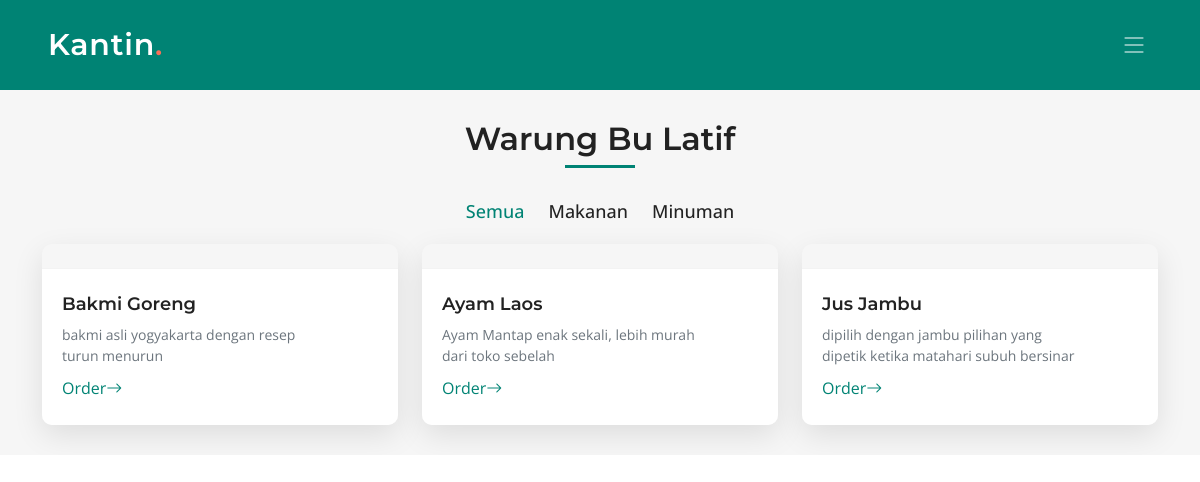
/warung.php?id_warung=2 (signed in), run on the app's committed database.
### tables this page shows
CREATE TABLE `warung` (
  `id_warung` int(10) NOT NULL,
  `nama_warung` varchar(255) DEFAULT NULL,
  `deskripsi` varchar(255) DEFAULT NULL
);

CREATE TABLE `menu` (
  `id_menu` int(10) NOT NULL,
  `nama_menu` varchar(100) NOT NULL,
  `deskripsi_menu` varchar(100) NOT NULL,
  `gambar` varchar(225) NOT NULL,
  `jenis` enum('makanan','minuman') NOT NULL,
  `id_warung` int(10) NOT NULL,
  `harga` int(255) NOT NULL
);

### warung.php (the view, shortened to what this page needs)
<!DOCTYPE html>
<html lang="en">
<head>
  <?php
  include 'navbar.php';
  include 'server.php';
  $qry_detail_warung = mysqli_query($conn, "select * from warung where id_warung = '" . $_GET['id_warung'] . "'");
  $dt_warung = mysqli_fetch_array($qry_detail_warung);
  ?>
  <section id="portfolio" class="portfolio sections-bg min-height">
    <div class="container" data-aos="fade-up">
      <div class="section-header">
        <h2>Warung
          <?= $dt_warung['nama_warung'] ?>
        </h2>
      </div>
      <div class="portfolio-isotope" data-portfolio-filter="*" data-portfolio-layout="masonry"
        data-portfolio-sort="original-order" data-aos="fade-up" data-aos-delay="100">
        <div>
          <ul class="portfolio-flters">
            <li data-filter="*" class="filter-active">Semua</li>
            <li data-filter=".filter-app">Makanan</li>
            <li data-filter=".filter-product">Minuman</li>
          </ul>
        </div>
        <div class="row gy-4 portfolio-container">
          <?php
          include "server.php";
          $qry_menu = mysqli_query($conn, "select * from menu where jenis = 'makanan' and id_warung = " . $_GET['id_warung'] . " ");
          while ($dt_menu_makanan = mysqli_fetch_array($qry_menu)) {
            ?>
            <div class="col-xl-4 col-md-6 portfolio-item filter-app">
              <div class="portfolio-wrap">
                <div class="portfolio-info">
                  <h4><a href="#" title="More Details">
                      <?= $dt_menu_makanan['nama_menu'] ?>
                    </a></h4>
                  <p>
                    <?= $dt_menu_makanan['deskripsi_menu'] ?>
                  </p>
                  <div style="margin-top: 10px">
                    <a href="detail_menu.php?id_menu=<?= $dt_menu_makanan['id_menu'] ?>"
                      class="readmore stretched-link">Order<i class="bi bi-arrow-right"></i></a>
                  </div>
                </div>
              </div>
            </div>
          <?php } ?>
          <?php
          include "server.php";
          $qry_menu = mysqli_query($conn, "select * from menu where jenis = 'minuman' and id_warung = " . $_GET['id_warung'] . " ");
          while ($dt_menu_minuman = mysqli_fetch_array($qry_menu)) {
            ?>
            <div class="col-xl-4 col-md-6 portfolio-item filter-product">
              <div class="portfolio-wrap">
                <div class="portfolio-info">
                  <h4><a href="#" title="More Details">
                      <?= $dt_menu_minuman['nama_menu'] ?>
                    </a></h4>
                  <p>
                    <?= $dt_menu_minuman['deskripsi_menu'] ?>
                  </p>
                  <div style="margin-top: 10px">
                    <a href="detail_menu.php?id_menu=<?= $dt_menu_minuman['id_menu'] ?>"
                      class="readmore stretched-link">Order<i class="bi bi-arrow-right"></i></a>
                  </div>
                </div>
              </div>
            </div>
          <?php } ?>
        </div>
      </div>
    </div>
  </section>
  </body>
</html>

### assets/css/main.css (style rules this page uses)
:root { --font-default: "Open Sans", system-ui, -apple-system, "Segoe UI", Roboto, "Helvetica Neue", Arial, "Noto Sans", "Liberation Sans", sans-serif, "Apple Color Emoji", "Segoe UI Emoji", "Segoe UI Symbol", "Noto Color Emoji"; --font-primary: "Montserrat", sans-serif; --font-secondary: "Poppins", sans-serif; }
:root { --color-default: #222222; --color-primary: #008374; --color-secondary: #f85a40; }
html { scroll-behavior: smooth; user-select: none; }
body { font-family: var(--font-default); color: var(--color-default); min-height: 100vh; }
a { color: var(--color-primary); text-decoration: none; }
h1, h2, h3, h4, h5, h6 { font-family: var(--font-primary); }
section { padding: 30px 0; overflow: hidden; }
.sections-bg { background-color: #f6f6f6; }
.section-header { text-align: center; margin-bottom: 2rem; }
.section-header h2 { font-size: 32px; font-weight: 600; position: relative; padding-bottom: 10px; }
.section-header h2:after { content: ""; position: absolute; display: block; width: 70px; height: 3px; background: var(--color-primary); left: 0; right: 0; bottom: 0; margin: auto; }
section { scroll-margin-top: 70px; }
.portfolio .portfolio-flters { padding: 0 0 20px 0; margin: 0 auto; list-style: none; text-align: center; }
.portfolio .portfolio-flters li { cursor: pointer; display: inline-block; padding: 0; font-size: 18px; font-weight: 500; margin: 0 10px; line-height: 1; transition: all 0.3s ease-in-out; }
.portfolio .portfolio-flters li:hover, .portfolio .portfolio-flters li.filter-active { color: var(--color-primary); }
.portfolio .portfolio-flters li:first-child { margin-left: 0; }
.portfolio .portfolio-flters li:last-child { margin-right: 0; }
.portfolio .portfolio-wrap { box-shadow: 0px 10px 30px rgba(0, 0, 0, 0.1); border-radius: 10px; height: 100%; overflow: hidden; }
.portfolio .portfolio-wrap .portfolio-info { padding: 25px 20px; background-color: #fff; position: relative; border-top: 1px solid #f3f3f3; z-index: 2; }
.portfolio .portfolio-wrap .portfolio-info h4 { font-size: 18px; font-weight: 600; padding-right: 50px; }
.portfolio .portfolio-wrap .portfolio-info h4 a { color: var(--color-default); transition: 0.3s; }
.portfolio .portfolio-wrap .portfolio-info p { color: #6c757d; font-size: 14px; margin-bottom: 0; padding-right: 50px; }

### data on the page
warung: nama_warung "Bu Latif"
menu: nama_menu "Bakmi Goreng", deskripsi_menu "bakmi asli yogyakarta dengan resep turun menurun"
menu: nama_menu "Ayam Laos", deskripsi_menu "Ayam Mantap enak sekali, lebih murah dari toko sebelah"
menu: nama_menu "Jus Jambu", deskripsi_menu "dipilih dengan jambu pilihan yang dipetik ketika matahari subuh bersinar"
